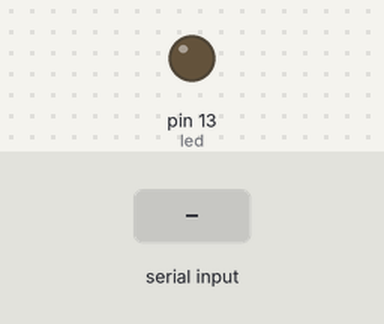
This sketch was run on a simulated Arduino Uno, built with avr-gcc and run on an emulated ATmega328P. On the bench: output pins drawn as LEDs (lit = HIGH). Inputs (shaded band) come from the test bench.

Above: at 1.2 s.
1.3 s: "a" received over Serial
At 2.5 s:
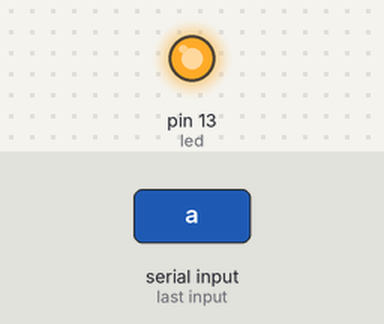
2.8 s: "b" received over Serial
At 3.7 s:
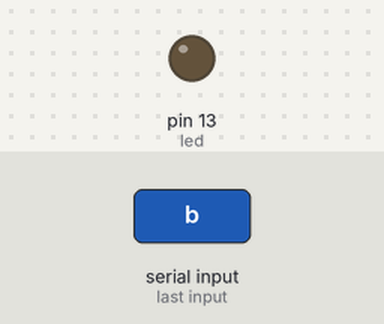
Timing chart, 0 to 5.8 s (numbered marks = the images above; inputs shaded):
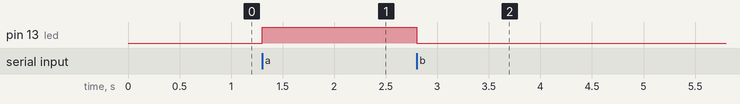

Measured:
- after the input at 1.3 s, pin 13 (led): LOW → HIGH at once
- after the input at 2.8 s, pin 13 (led): HIGH → LOW at once

The sketch:

sketch_sep1a.ino
```cpp
int i;
int led=13;
char a,b;
void setup()
{
Serial.begin(9600);
pinMode(led,OUTPUT);
}
void loop()
{
if(Serial.available()>0)
{
  i=Serial.read();
  if(i=='a')
  {
    digitalWrite(led,1);
  }
    else if(i=='b')
  {
    digitalWrite(led,0);
  }
      else if(i=='c')
  {
    digitalWrite(led,1);
    delay(1);
    digitalWrite(led,0);
  }
}
}
```
